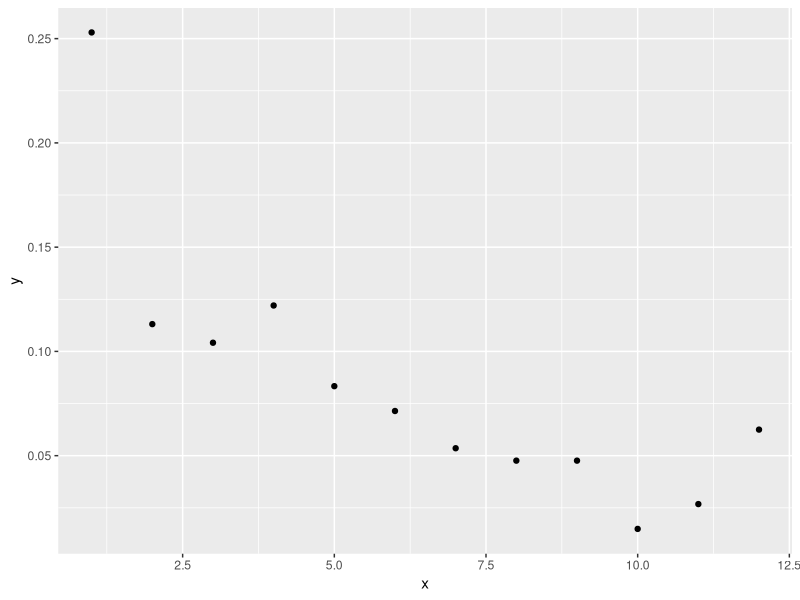
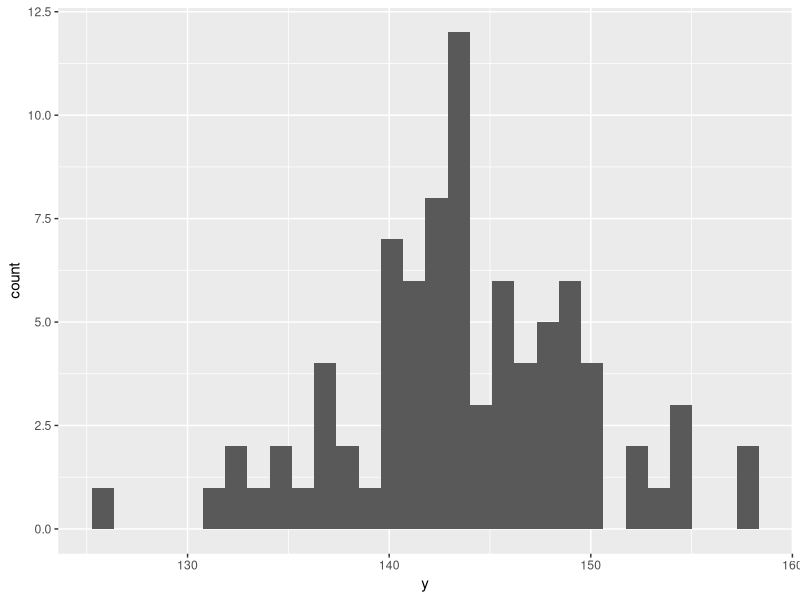
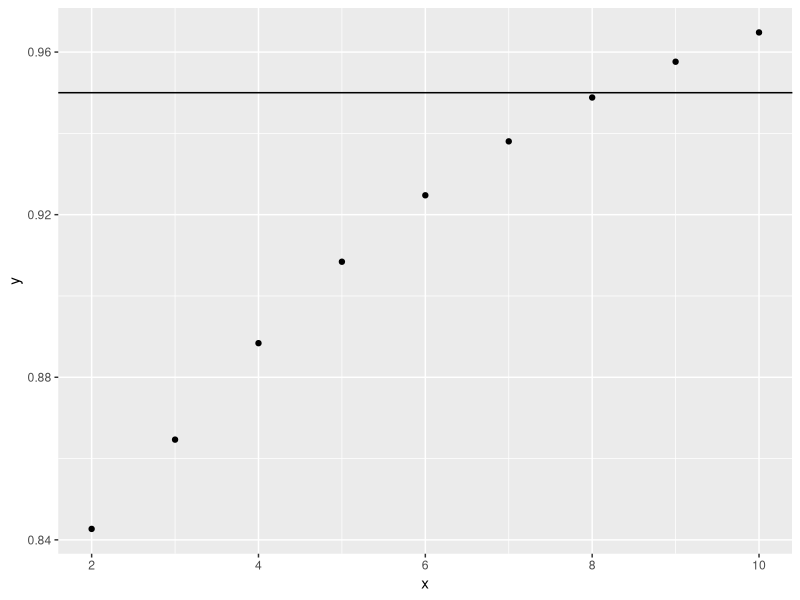

These charts were generated, in order, by the following R code:
## ---- chunk 1
library(tidyverse)
## ---- chunk 2
(U <- ((65-50)/10)^2+((30-50)/10)^2+((55-50)/10)^2)
pchisq(U,df=3)
## ---- chunk 3
qchisq(.40,df=200)
## ---- chunk 4
alpha=1-0.98
qt(c(alpha/2,1-alpha/2),df=22)
## ---- chunk 5
alpha=1-0.85
qt(alpha,df=13)
## ---- chunk 6
alpha=1-0.95
qt(alpha,df=26)
## ---- chunk 7
alpha=1-0.025
qt(alpha,df=2)
## ---- chunk 8
pt(c(.8,.9),df=8)
## ---- chunk 9
mu <- 8622/83
## ---- chunk 10
mu <- 1392.6/336
s <- sqrt((336*10518.84 -1392.6^2)/(336*(336-1)))
ci <- qt(0.975,df=335)
mu - ci*(s/sqrt(335))
mu + ci*(s/sqrt(335))
## ---- chunk 11
n <- 336
probs <- c(85,38,35,41,28,24,18,16,16,5,9,21)/n
ggplot(data.frame(y=probs,x=1:length(probs))) + geom_point(mapping=aes(x=x,y=y))
## ---- chunk 12
data <- c(141,146,144,141,141,136,137,149,141,142,142,147,148,155,150,144,140,140,139,148,143,143,149,140,132,158,149,144,145,146,143,135,147,153,142,142,138,150,145,126,135,142,140,148,146,149,137,140,154,140,149,140,147,137,131,152,150,146,134,137,142,147,158,144,146,148,143,143,132,149,144,152,150,148,143,142,141,154,141,144,142,138,146,145)
y_bar <- mean(data)
mu <- 132.4
n <- length(data)
s <- sqrt((n*sum(data^2)-sum(data)^2)/(n*(n-1)))
(t <- (y_bar-mu)/(s/sqrt(n)))
qt(c(0.025,0.975),df=n-1)
ggplot(data.frame(y=data)) + geom_histogram(aes(y))
## ---- chunk 13
y_bar <- 4.57
mu <- 0
n <- 317
s <- 18.29
(t <- (y_bar-mu)/(s/sqrt(n)))
qt(0.95,df=n-1)
## ---- chunk 14
1-pchisq(8.672,df=17)
## ---- chunk 15
pchisq(10.645,df=6)
## ---- chunk 16
pchisq(34.170,df=20)-pchisq(9.591,df=20)
## ---- chunk 17
pchisq(9.21,df=2)
## ---- chunk 18
pchisq(5.009,df=1)
## ---- chunk 19
df=19
pchisq(30.144,df=df)-pchisq(27.204,df=df)
## ---- chunk 20
n <- c(2:10)
probs <- pchisq(2*(n-1),df=n-1)
ggplot(data.frame(x=n,y=probs)) + geom_point(mapping=aes(x=x,y=y)) + geom_hline(mapping=aes(yintercept=0.95))
## ---- chunk 21
n <- 19
sigma2 <- 12
alpha <- 0.05
(a <- qchisq(alpha/2,df=n-1)*(12/(n-1)))
(b <- qchisq(1-(alpha/2),df=n-1)*(12/(n-1)))
